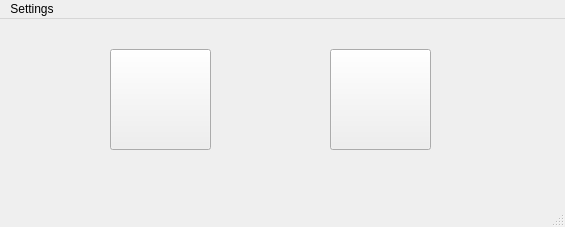
<?xml version="1.0" encoding="UTF-8"?>
<ui version="4.0">
 <class>MainWindow</class>
 <widget class="QMainWindow" name="MainWindow">
  <property name="geometry">
   <rect>
    <x>0</x>
    <y>0</y>
    <width>565</width>
    <height>227</height>
   </rect>
  </property>
  <property name="windowTitle">
   <string>MainWindow</string>
  </property>
  <widget class="QWidget" name="centralwidget">
   <widget class="QPushButton" name="playButton">
    <property name="geometry">
     <rect>
      <x>330</x>
      <y>30</y>
      <width>101</width>
      <height>101</height>
     </rect>
    </property>
    <property name="minimumSize">
     <size>
      <width>5</width>
      <height>80</height>
     </size>
    </property>
    <property name="text">
     <string/>
    </property>
    <property name="icon">
     <iconset>
      <normalon>:/play/Images/play-button.png</normalon>
     </iconset>
    </property>
    <property name="iconSize">
     <size>
      <width>90</width>
      <height>90</height>
     </size>
    </property>
    <property name="flat">
     <bool>false</bool>
    </property>
   </widget>
   <widget class="QPushButton" name="recordButton">
    <property name="geometry">
     <rect>
      <x>110</x>
      <y>30</y>
      <width>101</width>
      <height>101</height>
     </rect>
    </property>
    <property name="minimumSize">
     <size>
      <width>5</width>
      <height>80</height>
     </size>
    </property>
    <property name="text">
     <string/>
    </property>
    <property name="icon">
     <iconset>
      <normalon>:/record/Images/record-button.png</normalon>
     </iconset>
    </property>
    <property name="iconSize">
     <size>
      <width>90</width>
      <height>90</height>
     </size>
    </property>
   </widget>
  </widget>
  <widget class="QMenuBar" name="menubar">
   <property name="geometry">
    <rect>
     <x>0</x>
     <y>0</y>
     <width>565</width>
     <height>22</height>
    </rect>
   </property>
   <widget class="QMenu" name="menuSettings">
    <property name="title">
     <string>Settings</string>
    </property>
    <addaction name="actionhotkey"/>
   </widget>
   <addaction name="menuSettings"/>
  </widget>
  <widget class="QStatusBar" name="statusbar"/>
  <action name="action_2">
   <property name="text">
    <string>stop hotkey</string>
   </property>
  </action>
  <action name="actionhotkey">
   <property name="text">
    <string>Set HotKey</string>
   </property>
  </action>
 </widget>
 <resources>
  <include location="images.qrc"/>
 </resources>
 <connections/>
</ui>
